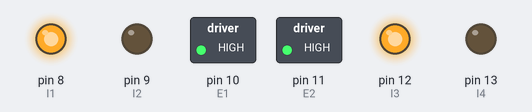
A sketch run on a simulated Arduino Uno, built with avr-gcc and run on an emulated ATmega328P. On the bench: switched loads named in the sketch (green lamp = pin HIGH), output pins drawn as LEDs (lit = HIGH).

Above: at 5.0 s.
At 10.1 s:
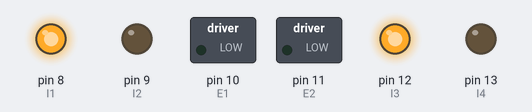
At 15.2 s:
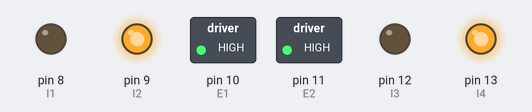
Timing chart, 0 to 26.3 s (numbered marks = the images above):
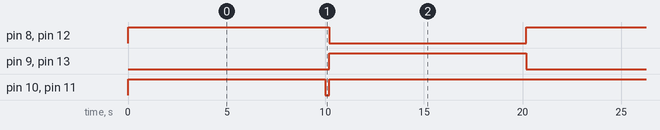

Measured:
- by itself, pin 8 (I1), pin 12 (I3): alternates HIGH for 10.2 s and LOW for 10.0 s
- by itself, pin 9 (I2), pin 13 (I4): alternates HIGH for 10.0 s and LOW for 10.2 s
- by itself, pin 10 (E1), pin 11 (E2): repeats every 20.2 s: LOW 0.20 s, HIGH 20.0 s

The sketch:

BasicRobot.ino
```cpp
#define E1 10  // Enable Pin for motor 1
#define E2 11  // Enable Pin for motor 2

#define I1 8  // Control pin 1 for motor 1
#define I2 9  // Control pin 2 for motor 1
#define I3 12  // Control pin 1 for motor 2
#define I4 13  // Control pin 2 for motor 2

void setup() {

    pinMode(E1, OUTPUT);
    pinMode(E2, OUTPUT);

    pinMode(I1, OUTPUT);
    pinMode(I2, OUTPUT);
    pinMode(I3, OUTPUT);
    pinMode(I4, OUTPUT);
}

void loop() {

    digitalWrite(E1, HIGH);
    digitalWrite(E2, HIGH);

    digitalWrite(I1, HIGH);
    digitalWrite(I2, LOW);
    digitalWrite(I3, HIGH);
    digitalWrite(I4, LOW);

    delay(10000);

    // change direction

    digitalWrite(E1, LOW);
    digitalWrite(E2, LOW);

    delay(200);

    digitalWrite(E1, HIGH);
    digitalWrite(E2, HIGH);

    digitalWrite(I1, LOW);
    digitalWrite(I2, HIGH);
    digitalWrite(I3, LOW);
    digitalWrite(I4, HIGH);

    delay(10000);
}
```
